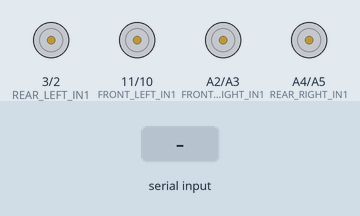
Simulated run of this sketch. Board: Arduino Nano, built with avr-gcc and run on an emulated ATmega328P. Parts: motor-driver pin pairs drawn as motors (green arrow = first pin HIGH = forward, orange = second pin HIGH = backward, longer = more drive). The test bench sets the inputs (shaded band).

Above: at 1.2 s.
1.3 s: "1" received over Serial
At 1.9 s:
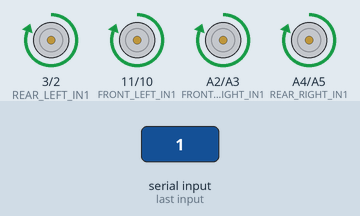
2.8 s: "2" received over Serial
At 3.1 s:
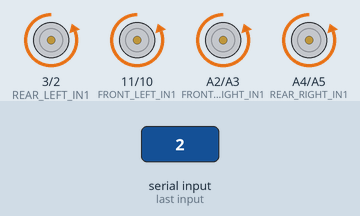
4.3 s: "3" received over Serial
At 5.4 s:
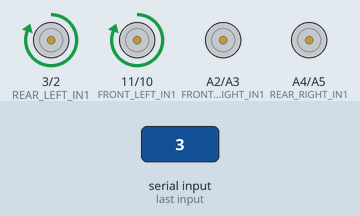
5.8 s: "4" received over Serial
At 6.6 s:
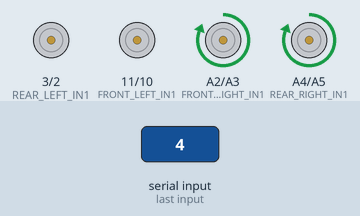
7.3 s: "0" received over Serial
At 7.7 s:
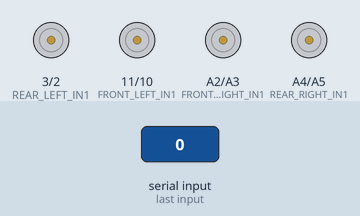
Timing chart, 0 to 9.8 s (numbered marks = the images above; inputs shaded):
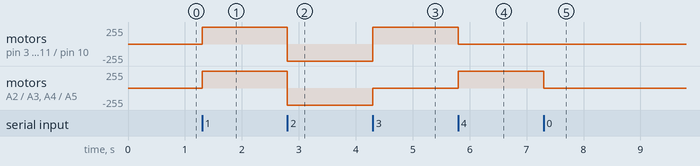

The sketch:

Robot.ino
```cpp
/*
   Данный скетч предназначен для Arduino Nano
   Робот
   @author Ilya
*/

const int FRONT_LEFT_IN1 = 11;  // вывод pin 11 соединен с выводом переднего левого IN1
const int FRONT_LEFT_IN2 = 10;  // вывод pin 10 соединен с выводом переднего левого IN2
const int REAR_LEFT_IN1 = 3;    // вывод pin 3 соединен с выводом заднего левого IN1
const int REAR_LEFT_IN2 = 2;    // вывод pin 2 соединен с выводом заднего левого IN2

const int FRONT_RIGHT_IN1 = A2; // вывод pin A2 соединен с выводом переднего правого IN1
const int FRONT_RIGHT_IN2 = A3; // вывод pin A3 соединен с выводом переднего правого IN2
const int REAR_RIGHT_IN1 = A4;  // вывод pin A4 соединен с выводом заднего правого IN1
const int REAR_RIGHT_IN2 = A5;  // вывод pin A5 соединен с выводом заднего правого IN2

boolean highSpeed = HIGH; // скорость HIGH
boolean lowSpeed = LOW;   // скорость LOW

void setup() {
  pinMode(FRONT_LEFT_IN1, OUTPUT);
  pinMode(FRONT_LEFT_IN2, OUTPUT);
  pinMode(REAR_LEFT_IN1, OUTPUT);
  pinMode(REAR_LEFT_IN2, OUTPUT);
  pinMode(FRONT_RIGHT_IN1, OUTPUT);
  pinMode(FRONT_RIGHT_IN2, OUTPUT);
  pinMode(REAR_RIGHT_IN1, OUTPUT);
  pinMode(REAR_RIGHT_IN2, OUTPUT);

  // Открывается связь по bluetooth
  Serial.begin(9600);
}

void loop() {
  if (Serial.available()) {
    switch (Serial.read()) {
      stopMotors();
      case '1':
        forward();
        break;
      case '2':
        backward();
        break;
      case '3':
        left();
        break;
      case '4':
        right();
        break;
      case '0':
        stopMotors();
        break;
    }
  }
}

void forward() {
  digitalWrite(FRONT_LEFT_IN1, highSpeed);
  digitalWrite(FRONT_LEFT_IN2, lowSpeed);
  digitalWrite(REAR_LEFT_IN1, highSpeed);
  digitalWrite(REAR_LEFT_IN2, lowSpeed);

  digitalWrite(FRONT_RIGHT_IN1, highSpeed);
  digitalWrite(FRONT_RIGHT_IN2, lowSpeed);
  digitalWrite(REAR_RIGHT_IN1, highSpeed);
  digitalWrite(REAR_RIGHT_IN2, lowSpeed);
}

void backward() {
  digitalWrite(FRONT_LEFT_IN1, lowSpeed);
  digitalWrite(FRONT_LEFT_IN2, highSpeed);
  digitalWrite(REAR_LEFT_IN1, lowSpeed);
  digitalWrite(REAR_LEFT_IN2, highSpeed);

  digitalWrite(FRONT_RIGHT_IN1, lowSpeed);
  digitalWrite(FRONT_RIGHT_IN2, highSpeed);
  digitalWrite(REAR_RIGHT_IN1, lowSpeed);
  digitalWrite(REAR_RIGHT_IN2, highSpeed);
}

void left() {
  digitalWrite(FRONT_LEFT_IN1, highSpeed);
  digitalWrite(FRONT_LEFT_IN2, lowSpeed);
  digitalWrite(REAR_LEFT_IN1, highSpeed);
  digitalWrite(REAR_LEFT_IN2, lowSpeed);

  digitalWrite(FRONT_RIGHT_IN1, lowSpeed);
  digitalWrite(FRONT_RIGHT_IN2, lowSpeed);
  digitalWrite(REAR_RIGHT_IN1, lowSpeed);
  digitalWrite(REAR_RIGHT_IN2, lowSpeed);
}

void right() {
  digitalWrite(FRONT_LEFT_IN1, lowSpeed);
  digitalWrite(FRONT_LEFT_IN2, lowSpeed);
  digitalWrite(REAR_LEFT_IN1, lowSpeed);
  digitalWrite(REAR_LEFT_IN2, lowSpeed);

  digitalWrite(FRONT_RIGHT_IN1, highSpeed);
  digitalWrite(FRONT_RIGHT_IN2, lowSpeed);
  digitalWrite(REAR_RIGHT_IN1, highSpeed);
  digitalWrite(REAR_RIGHT_IN2, lowSpeed);
}

void stopMotors() {
  digitalWrite(FRONT_LEFT_IN1, lowSpeed);
  digitalWrite(FRONT_LEFT_IN2, lowSpeed);
  digitalWrite(REAR_LEFT_IN1, lowSpeed);
  digitalWrite(REAR_LEFT_IN2, lowSpeed);

  digitalWrite(FRONT_RIGHT_IN1, lowSpeed);
  digitalWrite(FRONT_RIGHT_IN2, lowSpeed);
  digitalWrite(REAR_RIGHT_IN1, lowSpeed);
  digitalWrite(REAR_RIGHT_IN2, lowSpeed);
}
```

Measured:
- after the input at 1.3 s, motor on pin 3 (REAR_LEFT_IN1) / pin 2 (REAR_LEFT_IN2), motor on pin 11 (FRONT_LEFT_IN1) / pin 10 (FRONT_LEFT_IN2), motor on A2 (FRONT_RIGHT_IN1) / A3 (FRONT_RIGHT_IN2), motor on A4 (REAR_RIGHT_IN1) / A5 (REAR_RIGHT_IN2): stopped → forward 255/255 at once
- after the input at 2.8 s, motor on pin 3 (REAR_LEFT_IN1) / pin 2 (REAR_LEFT_IN2), motor on pin 11 (FRONT_LEFT_IN1) / pin 10 (FRONT_LEFT_IN2), motor on A2 (FRONT_RIGHT_IN1) / A3 (FRONT_RIGHT_IN2), motor on A4 (REAR_RIGHT_IN1) / A5 (REAR_RIGHT_IN2): forward 255/255 → backward 255/255 at once
- after the input at 4.3 s, motor on pin 3 (REAR_LEFT_IN1) / pin 2 (REAR_LEFT_IN2), motor on pin 11 (FRONT_LEFT_IN1) / pin 10 (FRONT_LEFT_IN2): backward 255/255 → forward 255/255 at once; motor on A2 (FRONT_RIGHT_IN1) / A3 (FRONT_RIGHT_IN2), motor on A4 (REAR_RIGHT_IN1) / A5 (REAR_RIGHT_IN2): backward 255/255 → stopped at once
- after the input at 5.8 s, motor on pin 3 (REAR_LEFT_IN1) / pin 2 (REAR_LEFT_IN2), motor on pin 11 (FRONT_LEFT_IN1) / pin 10 (FRONT_LEFT_IN2): forward 255/255 → stopped at once; motor on A2 (FRONT_RIGHT_IN1) / A3 (FRONT_RIGHT_IN2), motor on A4 (REAR_RIGHT_IN1) / A5 (REAR_RIGHT_IN2): stopped → forward 255/255 at once
- after the input at 7.3 s, motor on A2 (FRONT_RIGHT_IN1) / A3 (FRONT_RIGHT_IN2), motor on A4 (REAR_RIGHT_IN1) / A5 (REAR_RIGHT_IN2): forward 255/255 → stopped at once
